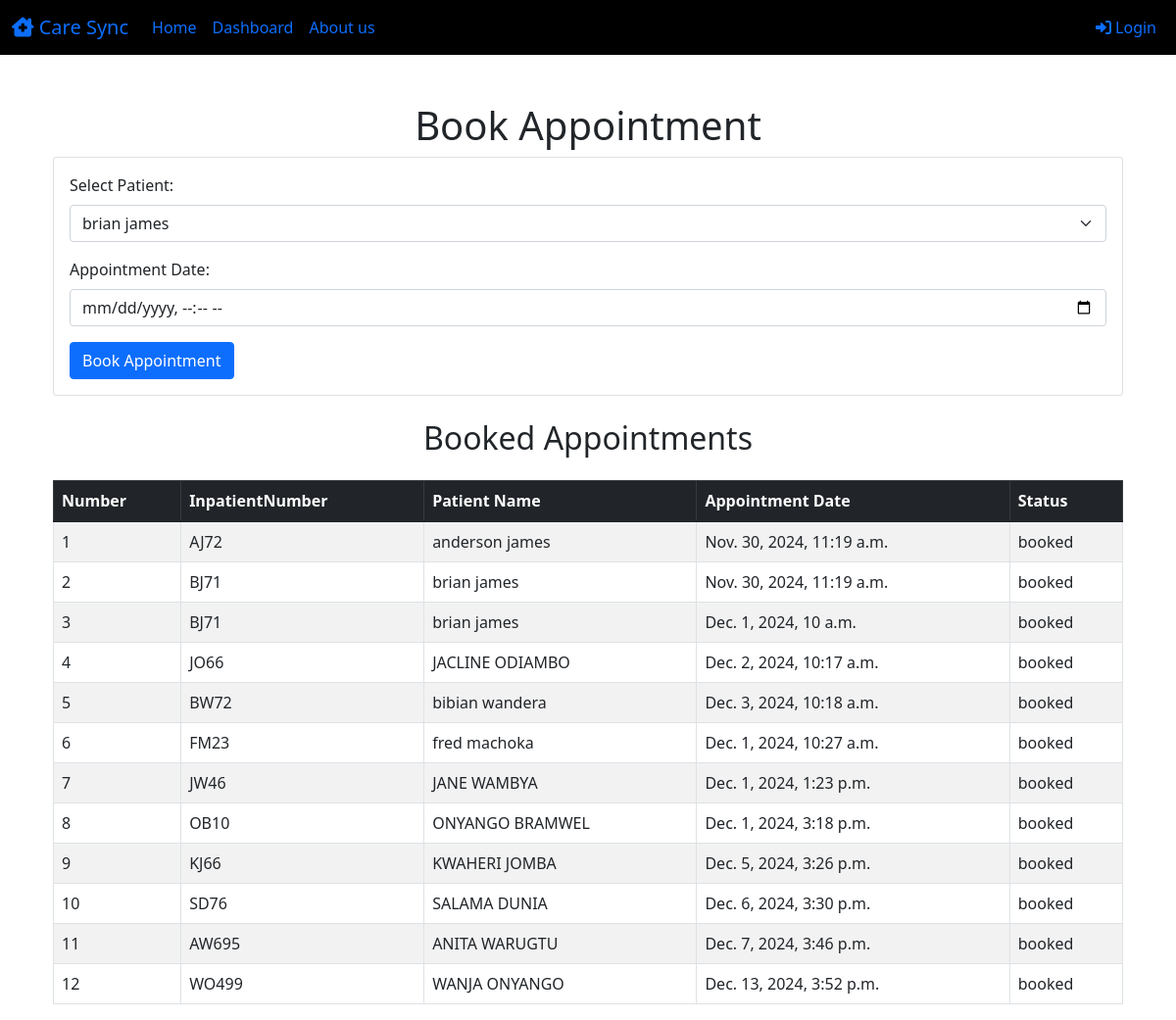
/bookappointment/, run on an earlier commit of the app's database.
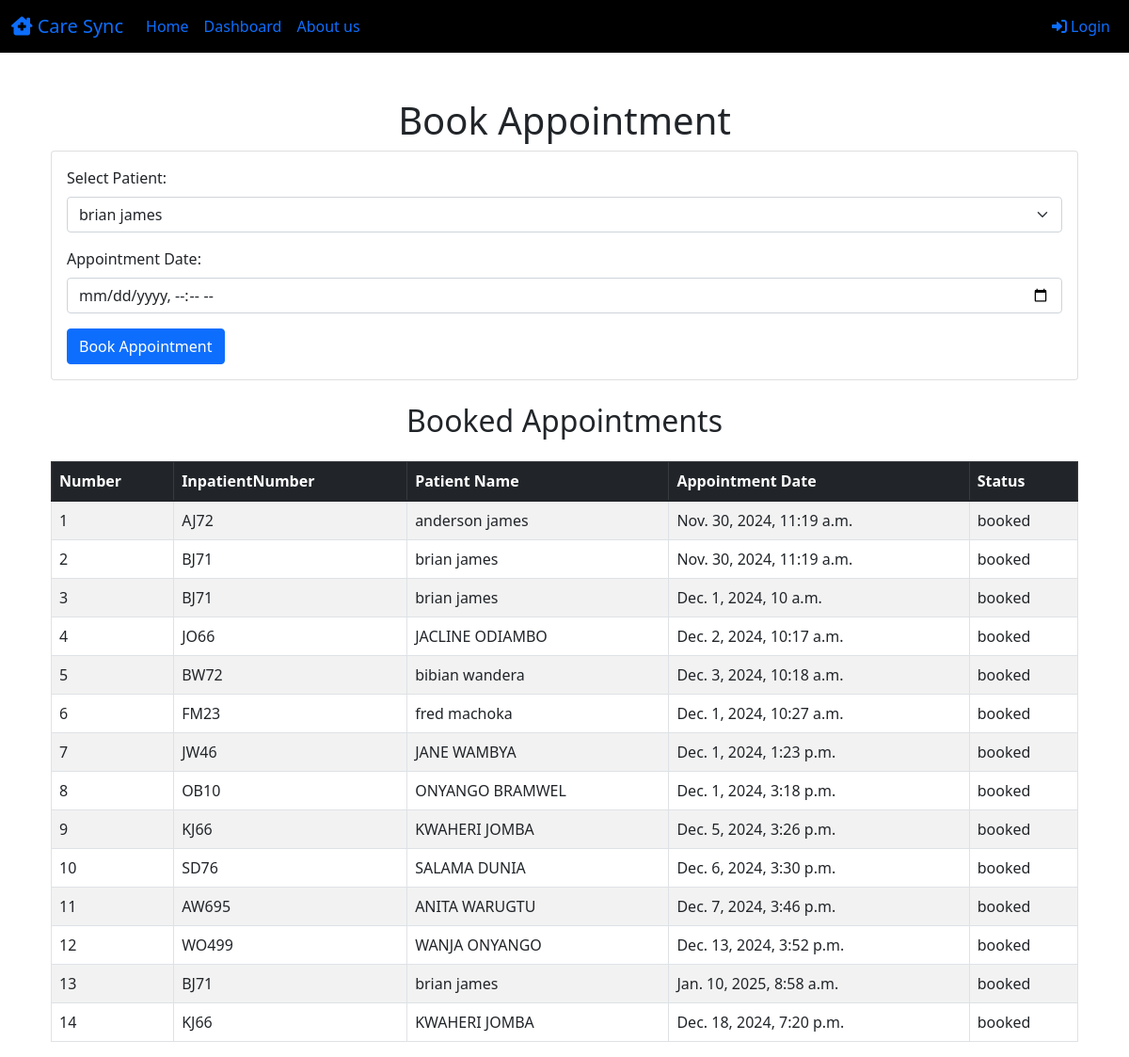
And on a later commit of the database.
### salama/models.py (models this page shows, shortened)
class Appointment(models.Model):
        patient = models.ForeignKey('Patient',  on_delete=models.CASCADE)
        appointment_date = models.DateTimeField()
        status = models.CharField(max_length=20, choices=[('booked', 'Booked'), ('completed', 'Completed')],
                                  default='booked')

class Patient(models.Model):
    first_name = models.CharField(max_length=50)
    last_name = models.CharField(max_length=50)
    phone = models.CharField(max_length=15, unique=True)
    address=models.CharField(max_length=50 , default="uknown" )
    id_number=models.CharField(max_length=11, unique=True , null=True)
    next_of_kin=models.CharField(max_length=50 , null=True)
    inpatient_number = models.CharField(max_length=10, unique=True)
    created_at = models.DateTimeField(auto_now_add=True)

### salama/views.py (the view)
# urls.py: path('bookappointment/', views.book_appointment, name='bookappointment'),
def book_appointment(request):
    if request.method == 'POST':
        form = AppointmentForm(request.POST)
        if form.is_valid():
            patient_id = form.cleaned_data['patient'].id  # Here we use the patient object, not just the ID
            try:
                patient = Patient.objects.get(id=patient_id)
                appointment_date = form.cleaned_data['appointment_date']
                appointment = Appointment(patient=patient, appointment_date=appointment_date)
                appointment.save()
                messages.success(request, f"Appointment successfully booked for {patient.first_name} {patient.last_name}.")
                return redirect('bookappointment')
            except Patient.DoesNotExist:
                    (messages.error(request, "Patient not found!"))
        else:
            messages.error(request, "Invalid form submission.")
    else:
        form = AppointmentForm()
    appointments = Appointment.objects.filter(status='booked')
    return render(request, 'book_appointment.html', {'form': form, 'appointments': appointments})

### salama/forms.py
class AppointmentForm(forms.ModelForm):
    class Meta:
        model = Appointment
        fields = ['patient','appointment_date']
    def __init__(self, *args, **kwargs):
        super(AppointmentForm, self).__init__(*args, **kwargs)
        self.fields['patient'].queryset = Patient.objects.all()  # Make sure this line is here

### salama/templates/book_appointment.html (shortened to what this page needs)
{% extends 'base.html' %}
{% block content %}
    <div class="container mt-5">
        <h1 class="text-center">Book Appointment</h1>
        <div class="card mb-4">
            <div class="card-body">
                <form method="POST">
                    <div class="mb-3">
                        <label for="patient" class="form-label">Select Patient:</label>
                        <select name="patient" id="patient" class="form-select" required>
                            {% for patient in form.patient.field.queryset %}
                                <option value="{{ patient.id }}">{{ patient.first_name }} {{ patient.last_name }}</option>
                            {% endfor %}
                        </select>
                    </div>
                    <div class="mb-3">
                        <label for="appointment_date" class="form-label">Appointment Date:</label>
                        <input type="datetime-local" name="appointment_date" id="appointment_date" class="form-control" required>
                    </div>
                    <button type="submit" class="btn btn-primary">Book Appointment</button>
                </form>
            </div>
        </div>
        <h2 class="text-center mb-4">Booked Appointments</h2>
        {% if appointments %}
            <table class="table table-striped table-bordered">
                <thead class="table-dark">
                    <tr>
                        <th>Number</th>
                        <th>InpatientNumber</th>
                        <th>Patient Name</th>
                        <th>Appointment Date</th>
                        <th>Status</th>
                    </tr>
                </thead>
                <tbody>
                    {% for appointment in appointments %}
                        <tr>
                            <td>{{ forloop.counter }}</td>
                            <td>{{ appointment.patient.inpatient_number }}</td>
                            <td>{{ appointment.patient.first_name }} {{ appointment.patient.last_name }}</td>
                            <td>{{ appointment.appointment_date }}</td>
                            <td>{{ appointment.status }}</td>
                        </tr>
                    {% endfor %}
                </tbody>
            </table>
        {% else %}
            <p class="text-center">No appointments booked yet.</p>
        {% endif %}
    </div>
{% endblock %}

What changed in the data, as far as the page shows it:
added Appointment: patient.inpatient_number "BJ71", patient.first_name "brian", patient.last_name "james", appointment_date "Jan. 10, 2025, 8:58 a.m.", status "booked"
added Appointment: patient.inpatient_number "KJ66", patient.first_name "KWAHERI", patient.last_name "JOMBA", appointment_date "Dec. 18, 2024, 7:20 p.m.", status "booked"
